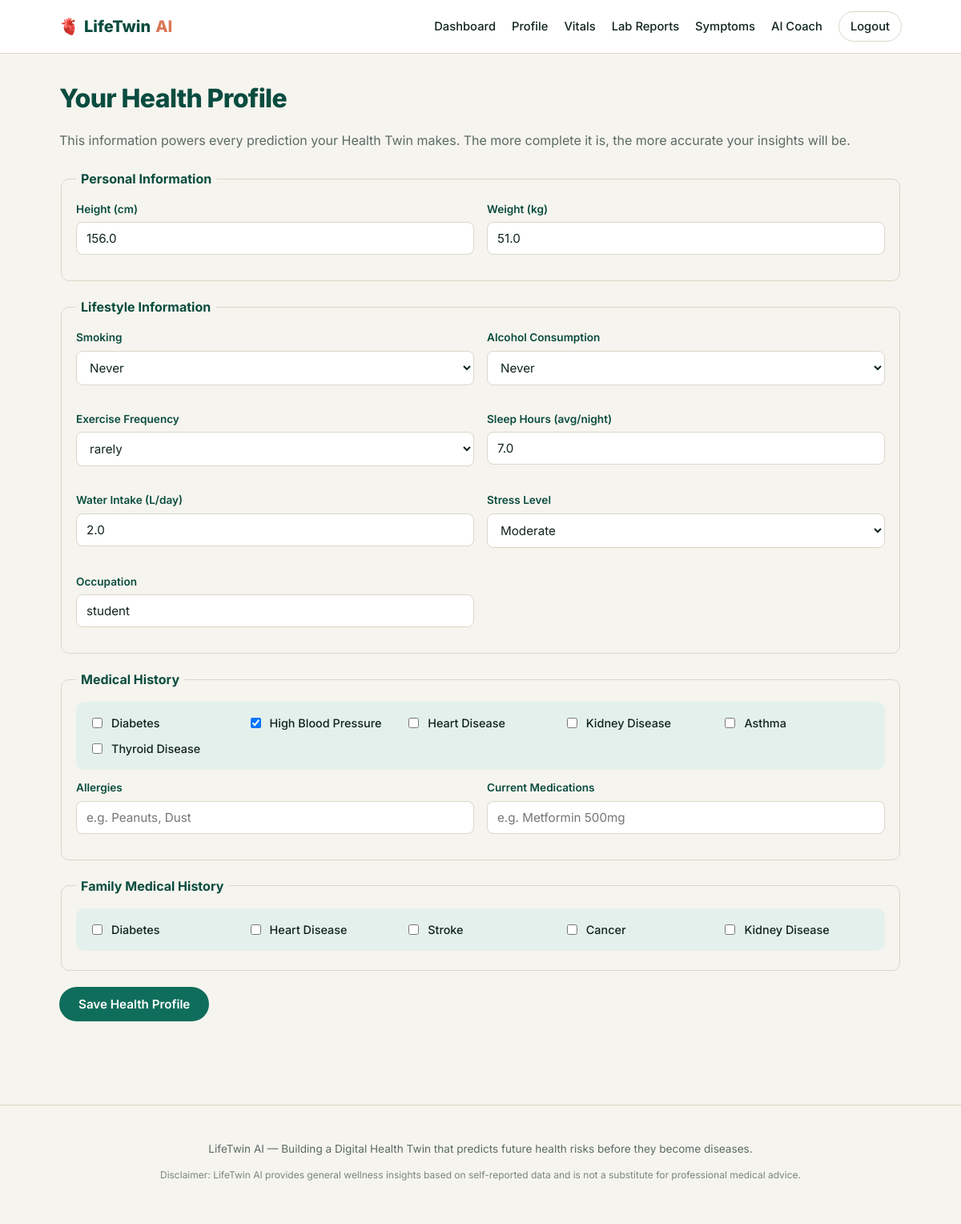
Screenshot of /profile (signed in) with the database file from the repository.
### tables this page shows
CREATE TABLE profiles (
    id INTEGER PRIMARY KEY AUTOINCREMENT,
    user_id INTEGER UNIQUE NOT NULL,
    height_cm REAL,
    weight_kg REAL,
    smoking TEXT,
    alcohol TEXT,
    exercise_freq TEXT,
    sleep_hours REAL,
    water_intake_l REAL,
    stress_level TEXT,
    occupation TEXT,
    diabetes INTEGER DEFAULT 0,
    hypertension INTEGER DEFAULT 0,
    heart_disease INTEGER DEFAULT 0,
    kidney_disease INTEGER DEFAULT 0,
    asthma INTEGER DEFAULT 0,
    thyroid_disease INTEGER DEFAULT 0,
    allergies TEXT,
    current_medications TEXT,
    family_diabetes INTEGER DEFAULT 0,
    family_heart_disease INTEGER DEFAULT 0,
    family_stroke INTEGER DEFAULT 0,
    family_cancer INTEGER DEFAULT 0,
    family_kidney_disease INTEGER DEFAULT 0,
    updated_at TEXT DEFAULT (datetime('now')),
    FOREIGN KEY (user_id) REFERENCES users(id) ON DELETE CASCADE
);

### app.py (the view, shortened to what this page needs)
@app.route("/profile", methods=["GET", "POST"])
@login_required
def profile():
    user_id = session["user_id"]
    profile_data = get_profile(user_id)
    return render_template("profile.html", profile=profile_data)

### app.py (called while the page is built)
@app.before_request
def ensure_db():
    if not os.path.exists(DB_PATH):
        init_db()

def login_required(f):
    @wraps(f)
    def wrapper(*args, **kwargs):
        if "user_id" not in session:
            flash("Please log in to continue.", "warning")
            return redirect(url_for("login"))
        return f(*args, **kwargs)
    return wrapper

def get_profile(user_id):
    db = get_db()
    row = db.execute("SELECT * FROM profiles WHERE user_id = ?", (user_id,)).fetchone()
    db.close()
    return dict(row) if row else {}

### database.py (called while the page is built)
def get_db():
    conn = sqlite3.connect(DB_PATH)
    conn.row_factory = sqlite3.Row
    conn.execute("PRAGMA foreign_keys = ON")
    return conn

### templates/profile.html (shortened to what this page needs)
{% extends "base.html" %}
{% block content %}
<div class="page-header">
    <h1>Your Health Profile</h1>
    <p>This information powers every prediction your Health Twin makes. The more complete it is, the more accurate your insights will be.</p>
</div>
<form method="POST">
    <fieldset>
        <legend>Personal Information</legend>
        <div class="form-grid">
            <div class="field">
                <label for="height_cm">Height (cm)</label>
                <input type="number" step="0.1" id="height_cm" name="height_cm" value="{{ profile.height_cm or '' }}">
            </div>
            <div class="field">
                <label for="weight_kg">Weight (kg)</label>
                <input type="number" step="0.1" id="weight_kg" name="weight_kg" value="{{ profile.weight_kg or '' }}">
            </div>
        </div>
    </fieldset>
    <fieldset>
        <legend>Lifestyle Information</legend>
        <div class="form-grid">
            <div class="field">
                <label for="smoking">Smoking</label>
                <select id="smoking" name="smoking">
                    {% for v in ['never','former','occasional','regular'] %}
                    <option value="{{ v }}" {% if profile.smoking==v %}selected{% endif %}>{{ v|capitalize }}</option>
                    {% endfor %}
                </select>
            </div>
            <div class="field">
                <label for="alcohol">Alcohol Consumption</label>
                <select id="alcohol" name="alcohol">
                    {% for v in ['never','occasional','moderate','heavy'] %}
                    <option value="{{ v }}" {% if profile.alcohol==v %}selected{% endif %}>{{ v|capitalize }}</option>
                    {% endfor %}
                </select>
            </div>
            <div class="field">
                <label for="exercise_freq">Exercise Frequency</label>
                <select id="exercise_freq" name="exercise_freq">
                    {% for v in ['none','rarely','1-2 times/week','3-4 times/week','daily'] %}
                    <option value="{{ v }}" {% if profile.exercise_freq==v %}selected{% endif %}>{{ v }}</option>
                    {% endfor %}
                </select>
            </div>
            <div class="field">
                <label for="sleep_hours">Sleep Hours (avg/night)</label>
                <input type="number" step="0.5" id="sleep_hours" name="sleep_hours" value="{{ profile.sleep_hours or '' }}">
            </div>
            <div class="field">
                <label for="water_intake_l">Water Intake (L/day)</label>
                <input type="number" step="0.1" id="water_intake_l" name="water_intake_l" value="{{ profile.water_intake_l or '' }}">
            </div>
            <div class="field">
                <label for="stress_level">Stress Level</label>
                <select id="stress_level" name="stress_level">
                    {% for v in ['low','moderate','high','severe'] %}
                    <option value="{{ v }}" {% if profile.stress_level==v %}selected{% endif %}>{{ v|capitalize }}</option>
                    {% endfor %}
                </select>
            </div>
            <div class="field">
                <label for="occupation">Occupation</label>
                <input type="text" id="occupation" name="occupation" value="{{ profile.occupation or '' }}">
            </div>
        </div>
    </fieldset>
    <fieldset>
        <legend>Medical History</legend>
        <div class="checkbox-grid">
            {% set conditions = [('diabetes','Diabetes'),('hypertension','High Blood Pressure'),('heart_disease','Heart Disease'),('kidney_disease','Kidney Disease'),('asthma','Asthma'),('thyroid_disease','Thyroid Disease')] %}
            {% for key, label in conditions %}
            <label class="checkbox-row">
                <input type="checkbox" name="{{ key }}" {% if profile.get(key) %}checked{% endif %}> {{ label }}
            </label>
            {% endfor %}
        </div>
        <div class="form-grid" style="margin-top: 12px;">
            <div class="field">
                <label for="allergies">Allergies</label>
                <input type="text" id="allergies" name="allergies" value="{{ profile.allergies or '' }}" placeholder="e.g. Peanuts, Dust">
            </div>
            <div class="field">
                <label for="current_medications">Current Medications</label>
                <input type="text" id="current_medications" name="current_medications" value="{{ profile.current_medications or '' }}" placeholder="e.g. Metformin 500mg">
            </div>
        </div>
    </fieldset>
    <fieldset>
        <legend>Family Medical History</legend>
        <div class="checkbox-grid">
            {% set fam = [('family_diabetes','Diabetes'),('family_heart_disease','Heart Disease'),('family_stroke','Stroke'),('family_cancer','Cancer'),('family_kidney_disease','Kidney Disease')] %}
            {% for key, label in fam %}
            <label class="checkbox-row">
                <input type="checkbox" name="{{ key }}" {% if profile.get(key) %}checked{% endif %}> {{ label }}
            </label>
            {% endfor %}
        </div>
    </fieldset>
    <button type="submit" class="btn btn-primary">Save Health Profile</button>
</form>
{% endblock %}

### templates/base.html (shortened to what this page needs)
<!DOCTYPE html>
<html lang="en">
<head>
<link rel="stylesheet" href="{{ url_for('static', filename='css/style.css') }}">
</head>
<body>
<header class="navbar">
    <div class="navbar-inner">
        <a href="{{ url_for('home') }}" class="brand">
            <span class="brand-icon">🫀</span> LifeTwin <span class="brand-accent">AI</span>
        </a>
        <nav class="nav-links">
            {% if session.user_id %}
                <a href="{{ url_for('dashboard') }}">Dashboard</a>
                <a href="{{ url_for('profile') }}">Profile</a>
                <a href="{{ url_for('data_entry') }}">Vitals</a>
                <a href="{{ url_for('lab_reports') }}">Lab Reports</a>
                <a href="{{ url_for('symptoms') }}">Symptoms</a>
                <a href="{{ url_for('coach') }}">AI Coach</a>
                <a href="{{ url_for('logout') }}" class="nav-btn-outline">Logout</a>
            {% else %}
                <a href="{{ url_for('login') }}">Login</a>
                <a href="{{ url_for('register') }}" class="nav-btn">Get Started</a>
            {% endif %}
        </nav>
    </div>
</header>
<main class="container">
    {% block content %}{% endblock %}
</main>
<footer class="site-footer">
    <p>LifeTwin AI — Building a Digital Health Twin that predicts future health risks before they become diseases.</p>
    <p class="disclaimer">Disclaimer: LifeTwin AI provides general wellness insights based on self-reported data and is not a substitute for professional medical advice.</p>
</footer>
</body>
</html>

### static/css/style.css (style rules this page uses)
:root { --ink: #10241f; --paper: #f6f4ee; --paper-raised: #ffffff; --teal: #0f6e5b; --teal-dark: #0a4c3f; --teal-light: #e4f0ec; --clay: #d97757; --amber: #c98a2c; --red: #c0392b; --line: #dcd6c8; --muted: #5a6b64; --radius: 14px; --shadow: 0 2px 14px rgba(16, 36, 31, 0.06); }
* { box-sizing: border-box; }
body { margin: 0; font-family: 'Inter', -apple-system, BlinkMacSystemFont, sans-serif; background: var(--paper); color: var(--ink); line-height: 1.5; }
a { color: var(--teal); text-decoration: none; }
h1, h2, h3, h4 { font-family: 'Inter', sans-serif; font-weight: 800; letter-spacing: -0.02em; color: var(--teal-dark); margin: 0 0 0.4em 0; }
.container { max-width: 1100px; margin: 0 auto; padding: 32px 24px 64px; }
.navbar { background: var(--paper-raised); border-bottom: 1px solid var(--line); position: sticky; top: 0; z-index: 50; }
.navbar-inner { max-width: 1100px; margin: 0 auto; display: flex; align-items: center; justify-content: space-between; padding: 14px 24px; }
.brand { font-weight: 800; font-size: 1.25rem; color: var(--teal-dark); display: flex; align-items: center; gap: 6px; }
.brand-accent { color: var(--clay); }
.nav-links { display: flex; align-items: center; gap: 20px; flex-wrap: wrap; }
.nav-links a { color: var(--ink); font-weight: 500; font-size: 0.92rem; }
.nav-btn-outline { border: 1px solid var(--line); padding: 7px 14px; border-radius: 999px; }
.btn { display: inline-block; padding: 12px 24px; border-radius: 999px; font-weight: 600; cursor: pointer; border: none; font-size: 0.95rem; font-family: inherit; }
.btn-primary { background: var(--teal); color: #fff; }
.form-grid { display: grid; grid-template-columns: 1fr 1fr; gap: 16px; }
.field { margin-bottom: 16px; display: flex; flex-direction: column; gap: 6px; }
.field label { font-size: 0.85rem; font-weight: 600; color: var(--teal-dark); }
input[type=text], input[type=email], input[type=password], input[type=number], select, textarea { padding: 10px 12px; border: 1px solid var(--line); border-radius: 8px; font-size: 0.95rem; font-family: inherit; background: #fff; color: var(--ink); }
.checkbox-row { display: flex; align-items: center; gap: 8px; font-weight: 500; font-size: 0.9rem; }
.checkbox-grid { display: grid; grid-template-columns: repeat(auto-fit, minmax(160px, 1fr)); gap: 10px; background: var(--teal-light); padding: 16px; border-radius: 10px; margin-bottom: 8px; }
fieldset { border: 1px solid var(--line); border-radius: 10px; padding: 16px 18px; margin-bottom: 20px; }
legend { font-weight: 700; color: var(--teal-dark); padding: 0 6px; }
.page-header { margin-bottom: 24px; }
.page-header p { color: var(--muted); }
.site-footer { text-align: center; padding: 30px 20px 40px; color: var(--muted); font-size: 0.85rem; border-top: 1px solid var(--line); margin-top: 40px; }
.site-footer .disclaimer { font-size: 0.75rem; margin-top: 6px; opacity: 0.8; }

### rows the page displays
profiles: height_cm "156.0", weight_kg "51.0", smoking "Never", alcohol "Never", exercise_freq "rarely", sleep_hours "7.0", water_intake_l "2.0", stress_level "Moderate", occupation "student"

### other values shown
{{ label }} "Diabetes" "High Blood Pressure" "Heart Disease" "Kidney Disease" "Asthma" "Thyroid Disease"
{{ label }} "Diabetes" "Heart Disease" "Stroke" "Cancer" "Kidney Disease"
